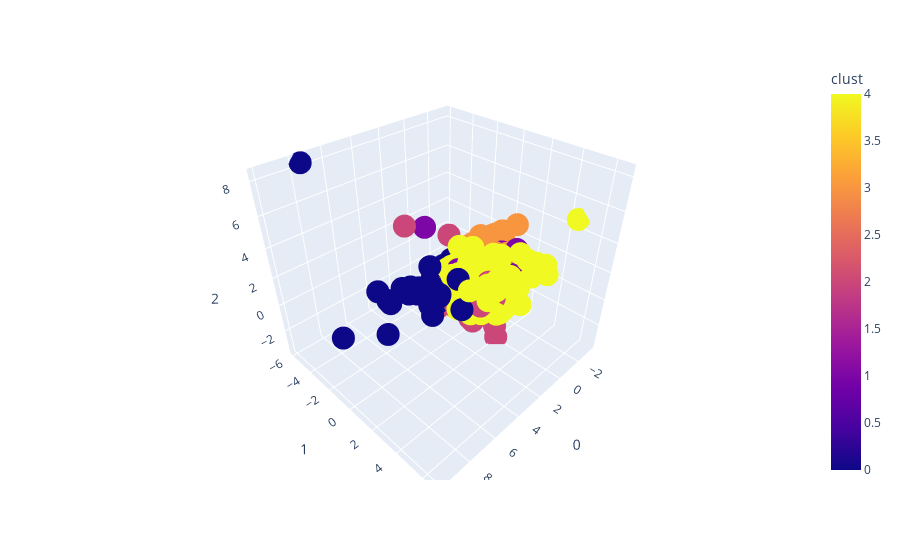

Source (notebook cell):
### Code cell
px.scatter_3d(tmp_df,0,1,2,color='clust')

### Figure 1 — Plotly figure (JSON) as saved in the notebook; plotly's stock layout.template omitted (floating-point values rounded to 4 significant figures; data arrays with more than 128 entries replaced by an {"elided": "..."} marker saying what was removed)
{"data": [{"hovertemplate": "0=%{x}<br>1=%{y}<br>2=%{z}<br>clust=%{marker.color}<extra></extra>", "legendgroup": "", "marker": {"color": {"elided": "664 int values"}, "coloraxis": "coloraxis", "symbol": "circle"}, "mode": "markers", "name": "", "scene": "scene", "showlegend": false, "type": "scatter3d", "x": {"elided": "664 float values"}, "y": {"elided": "664 float values"}, "z": {"elided": "664 float values"}}], "layout": {"coloraxis": {"colorbar": {"title": {"text": "clust"}}, "colorscale": [[0, "#0d0887"], [0.1111, "#46039f"], [0.2222, "#7201a8"], [0.3333, "#9c179e"], [0.4444, "#bd3786"], [0.5556, "#d8576b"], [0.6667, "#ed7953"], [0.7778, "#fb9f3a"], [0.8889, "#fdca26"], [1, "#f0f921"]]}, "legend": {"tracegroupgap": 0}, "margin": {"t": 60}, "scene": {"domain": {"x": [0, 1], "y": [0, 1]}, "xaxis": {"title": {"text": "0"}}, "yaxis": {"title": {"text": "1"}}, "zaxis": {"title": {"text": "2"}}}}}
